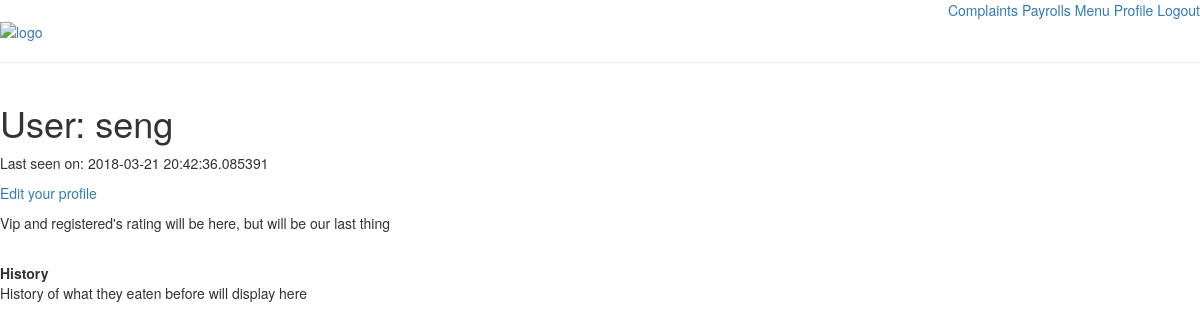
The page /user/seng (signed in) on the database as committed earlier.
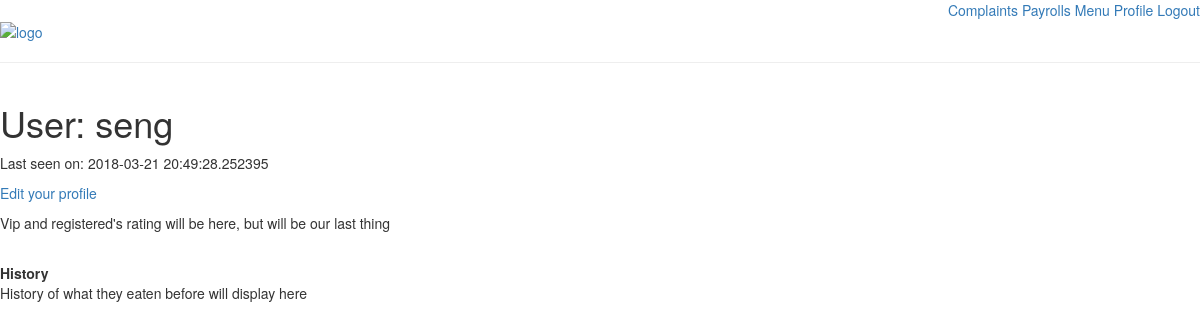
The same page on the database as committed later.
### app/models.py (models this page shows, shortened)
class User(UserMixin, db.Model):
	id = db.Column(db.Integer, primary_key=True)
	username = db.Column(db.String(64), index=True, unique=True)
	email = db.Column(db.String(120), index=True, unique=True)
	urole = db.Column(db.Integer, index=True)
	password_hash = db.Column(db.String(128))
	about_me = db.Column(db.String(140))
	last_seen = db.Column(db.DateTime, default=datetime.utcnow)
	def get_id(self):
		return self.id
	def get_urole(self):
		return self.urole

### app/routes.py (the view)
@app.route('/user/<username>')
@login_required(role=1)
def user(username):
	user = User.query.filter_by(username=username).first_or_404()
	return render_template('user.html', user=user)

### app/models.py (called while the page is built)
@login.user_loader
def load_user(id):
	return User.query.get(int(id))

### app/routes.py (called while the page is built)
def login_required(role):
	def wrapper(fn):
		@wraps(fn)
		def decorated_view(*args, **kwargs):
			if not current_user.is_authenticated:
				return redirect(url_for('login',next=request.url))
			urole = current_user.get_urole()
			if  (urole < role) :
				return current_app.login_manager.unauthorized()
			return fn(*args, **kwargs)
		return decorated_view
	return wrapper

@app.before_request
def before_request():
	if current_user.is_authenticated:
		current_user.last_seen = datetime.utcnow()
		db.session.commit()

### app/templates/user.html (shortened to what this page needs)
{% extends "base.html" %}
{% block content %}
	<table>
		<tr valign="top">
			<td>
				<h1>User: {{ user.username }}</h1>
					{% if user.last_seen %}
						<p>Last seen on: {{ user.last_seen }}</p>
					{% endif %}
					{% if user == current_user %}
						<p><a href="{{ url_for('edit_profile') }}">Edit your profile</a></p>
					{% endif %}
						<p>Vip and registered's rating will be here, but will be our last thing</p>
			</td>
		</tr>
	</table>
	<br/>
	<body>
		<b>History</b>
		<p>History of what they eaten before will display here</p>
	</body>
{% endblock %}

### app/templates/base.html (shortened to what this page needs)
<!DOCTYPE html>
<html>
<head>
	<link rel="stylesheet" href="https://maxcdn.bootstrapcdn.com/bootstrap/3.3.7/css/bootstrap.min.css">
<link rel="stylesheet" href="https://maxcdn.bootstrapcdn.com/bootstrap/3.3.7/css/bootstrap-theme.min.css">
</head>
<body>
		<div class = "options" align = "right">
		{% if current_user.urole == 4 and current_user.is_authenticated %}
			<a href="{{ url_for('complaints')}}">Complaints</a>
			<a href="{{ url_for('payroll')}}">Payrolls</a>
		{% elif current_user.urole == 3 and current_user.is_authenticated %}
			<a href="{{ url_for('prices')}}">Prices</a>
			<a href="{{ url_for('cookcustorder')}}">My Customer Orders</a>
		{% elif current_user.urole == 2 and current_user.is_authenticated %}
			<a href="{{ url_for('map')}}">Map</a>
		{% else %}
			<a href="{{ url_for('index')}}">Home</a>
		{% endif %}
			<a href="{{ url_for('menu')}}">Menu</a>
		{% if current_user.is_anonymous %}
			<a href="{{ url_for('login')}}">Login</a>
		{% else %}
			<a href="{{ url_for('user',username=current_user.username) }}">Profile</a>
			<a href="{{ url_for('logout')}}">Logout</a>
		{% endif %}
		</div>
		<div class = "logo">
    		{% if current_user.urole == 4 and current_user.is_authenticated %}
				<a href="{{ url_for('manager')}}"><img src="http://homecookingadventure.com/images/recipes/Chocolate_Mirror_Cake_main.jpg" alt="logo" style="width:60px;height:60px;border:0;"></a>
			{% elif current_user.urole == 3 and current_user.is_authenticated %}
				<a href="{{ url_for('cook')}}"><img src="http://homecookingadventure.com/images/recipes/Chocolate_Mirror_Cake_main.jpg" alt="logo" style="width:60px;height:60px;border:0;"></a>
			{% elif current_user.urole == 2 and current_user.is_authenticated %}
				<a href="{{ url_for('delivery')}}"><img src="http://homecookingadventure.com/images/recipes/Chocolate_Mirror_Cake_main.jpg" alt="logo" style="width:60px;height:60px;border:0;"></a>
			{% else %}
				<a href="{{ url_for('index')}}"><img src="http://homecookingadventure.com/images/recipes/Chocolate_Mirror_Cake_main.jpg" alt="logo" style="width:60px;height:60px;border:0;"></a>
			{% endif %}
    	</div>
	<hr>
	{% block content %}
	{% endblock %}
</body>
</html>

Rows that differ between the two databases and show on the page:
changed User "seng": last_seen "2018-03-21 20:42:36.085391" → "2018-03-21 20:49:28.252395"
